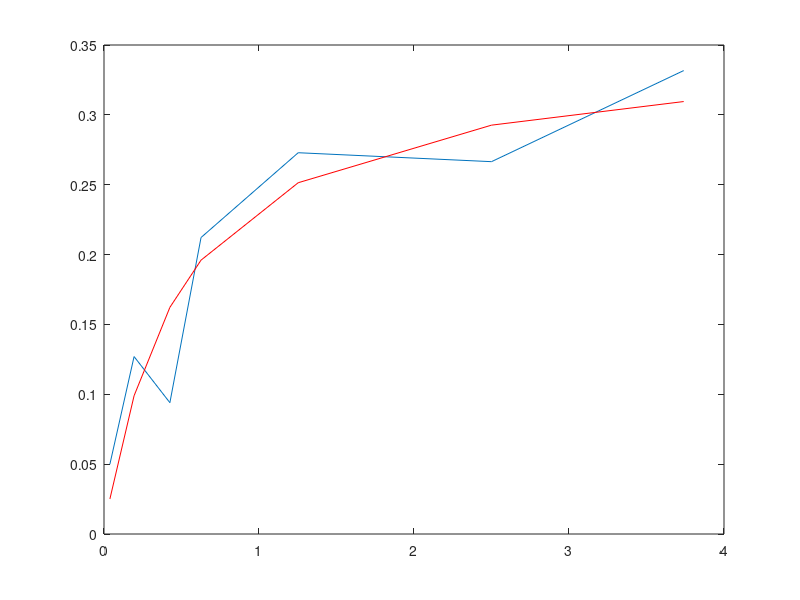

Source code (MATLAB):
clc;
clear all;
close all;
x=[0.038;0.194;0.425;0.626;1.253;2.5;3.74]; %% čas nezávislá
y=[0.05;0.127;0.094;0.2122;0.2729;0.2665;0.3317]; %% honoty závislá


beta1(1)=0.9;
beta2(1)=0.2;
n=1;

while(n<300)
beta(:,n)=[beta1(n);beta2(n)];


res(:,n)=y-((beta1(n).*x)./(beta2(n)+x))

J(:,1)=-x./(beta2(n)+x)

J(:,2)=(beta1(n).*x)./((beta2(n)+x).*(beta2(n)+x))

% kontrola
JJ(:,:,n)=J;

pseudoJ=inv(J'*J)*J';
jednotkova=pseudoJ*J

%beta(:,n+1)=beta(:,n)-0.05.*pseudoJ*res(:,n)
beta(:,n+1)=beta(:,n)-0.05.*J'*res(:,n)

n=n+1;
beta1(n)=beta(1,n);
beta2(n)=beta(2,n);
%rozdil=abs(res(:,n));



end
y_regression = beta(1,end) .* x ./ (beta(2,end) + x);

% Zobrazení grafu dat a regresní funkce
figure;
plot(x, y); % Zobrazíme data
hold on;
plot(x, y_regression, 'r-'); % Zobrazíme regresní funkci